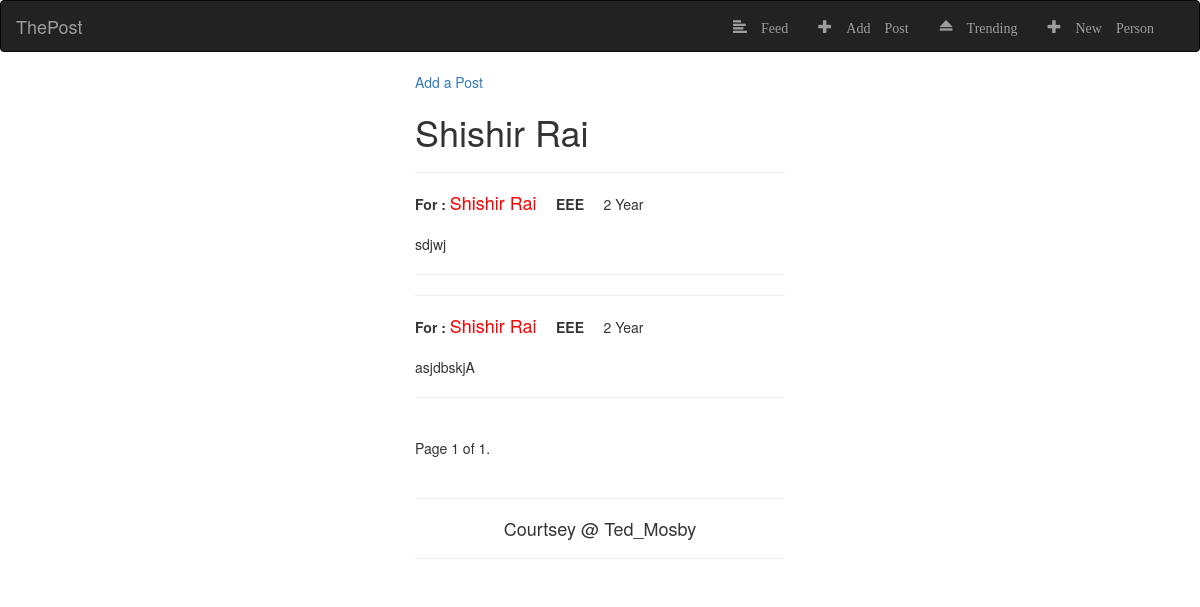
Screenshot of /names/12/ with the database file from the repository.
### names/models.py (models this page shows, shortened)
class names(models.Model):
	name = models.CharField(max_length=100,help_text='Enter the name of the person')
	branch = models.CharField(max_length=100,choices=Branch_Choices,help_text="Enter Person's Branch Here")
	year = models.CharField(max_length=10,choices=Year_Choices,help_text='Enter the year of study of person')
	num_posts = models.IntegerField(default=0)
	def __str__(self):
		return self.name

class posts(models.Model):
	name = models.ForeignKey(names,on_delete=models.CASCADE)
	post = models.CharField(max_length=450)
	dat = models.DateTimeField(auto_now_add=True)

### names/views.py (the view)
# urls.py: path('<pk>/',views.person_detail,name='person_detail'),
def person_detail(request,pk):
	student = names.objects.get(pk=pk)
	post_list = posts.objects.filter(name=student)
	paginator = Paginator(post_list,7)
	page = request.GET.get('page')
	posts_all = paginator.get_page(page)
	return render(request,'names/person_detail.html',{'student':student,'posts':posts_all,})

### names/templates/names/person_detail.html (shortened to what this page needs)
{% extends 'base_generic.html' %}
{% block content %}
<a href='add'>Add a Post</a>
<h1>{{student.name}}</h1>
{% for p in posts %}
<hr>
<strong style="display: inline;">For : </strong><h4 style="display: inline; color: red;">{{p.name}}</h4>
&nbsp &nbsp <b><p style="display: inline;">{{p.name.branch}} </p></b> &nbsp &nbsp <p style="display: inline;">{{p.name.year}} Year </p>
<br>
<br>
<p style="display: inline;">{{p.post}}</p>
<br>
<hr>
{% endfor %}
<div class="pagination">
    <span class="step-links">
        <span class="current">
            Page {{ posts.number }} of {{posts.paginator.num_pages }}.
        </span>
    </span>
</div>
{% endblock %}

### names/templates/base_generic.html (style rules this page uses)
* { box-sizing: border-box; }

### rows the page displays
names: name "Shishir Rai"
posts: name "Shishir Rai", name.branch "EEE", name.year "2", post "sdjwj"
posts: name "Shishir Rai", name.branch "EEE", name.year "2", post "asjdbskjA"

### other values shown
{{ posts.number }} "1"
{{ posts.paginator.num_pages }} "1"
